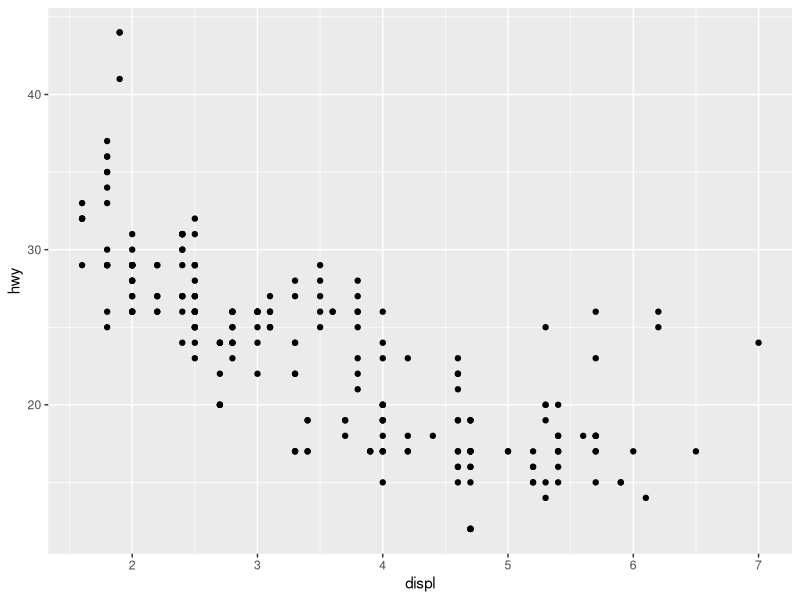
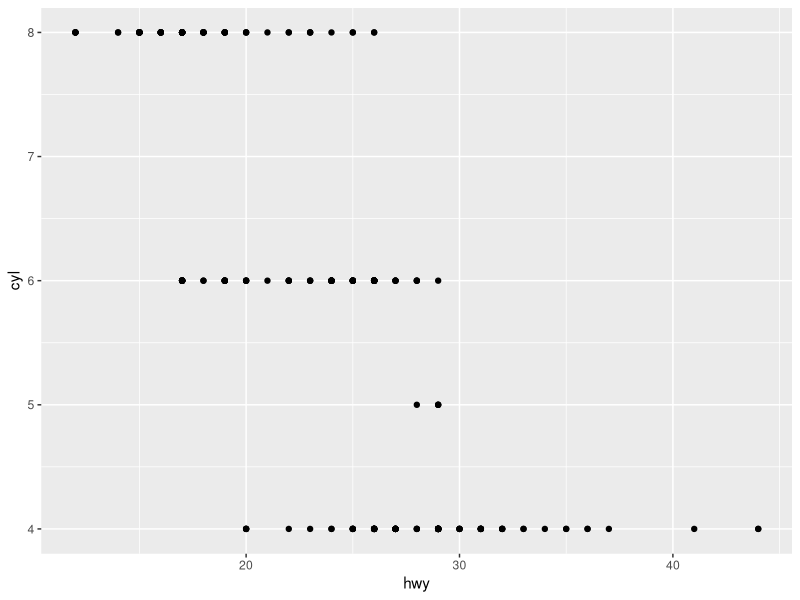
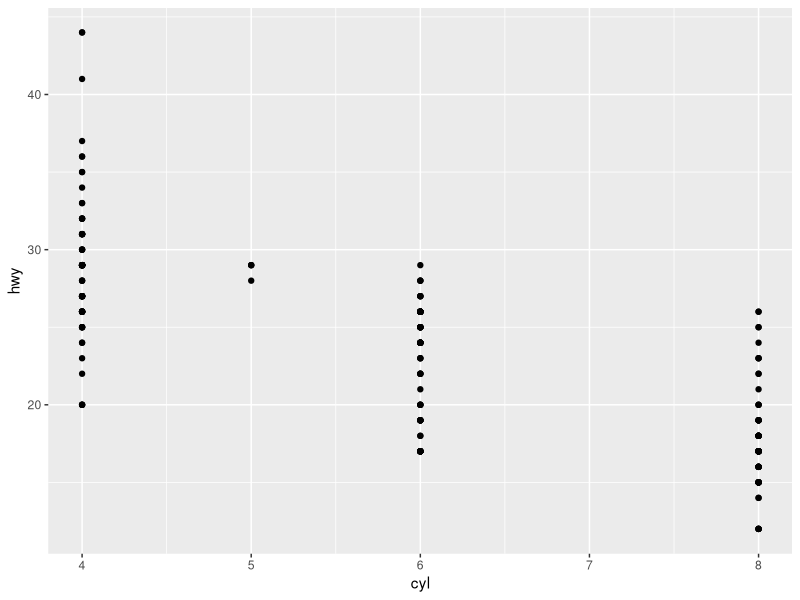
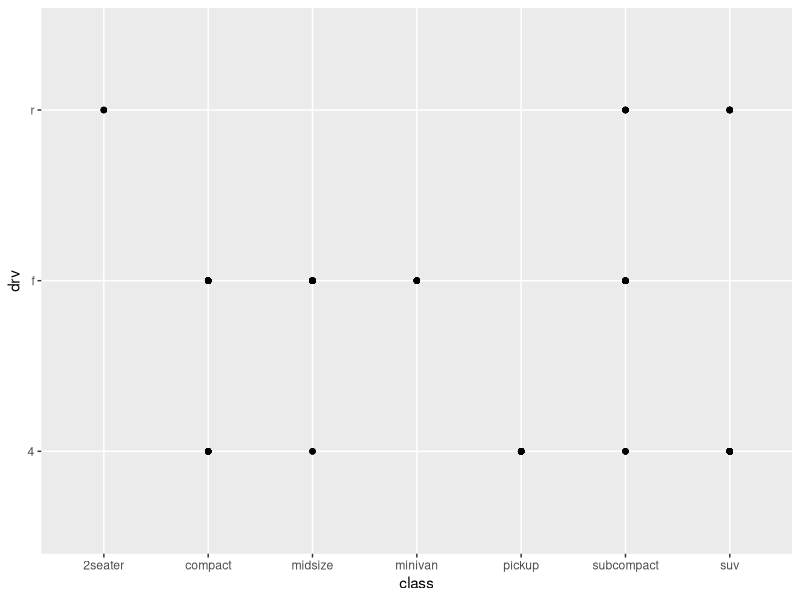
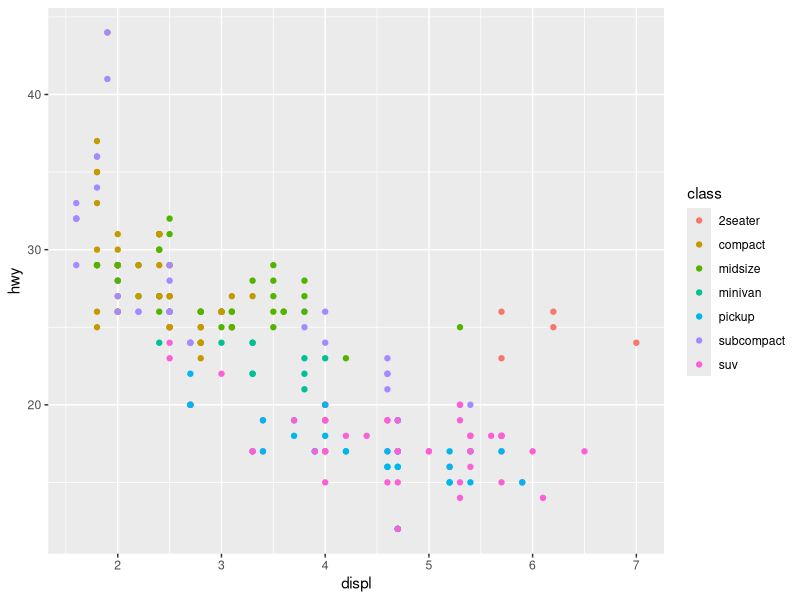
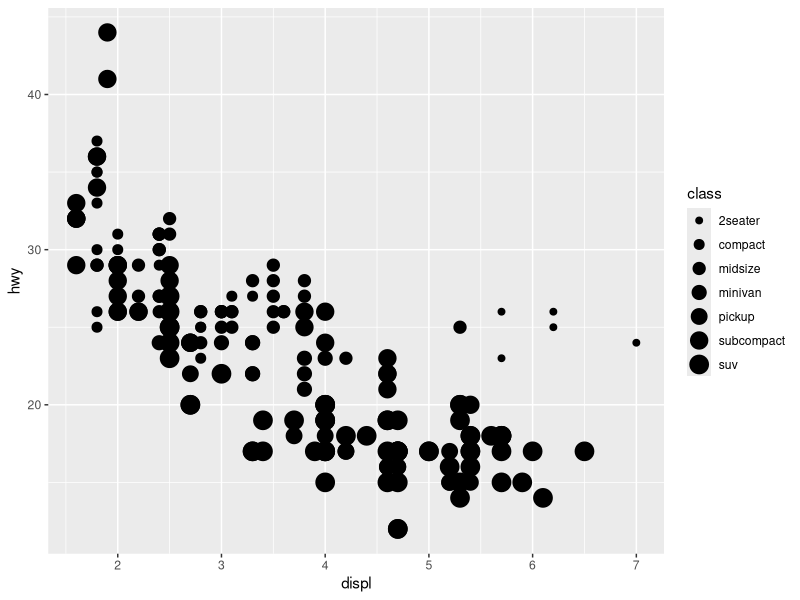
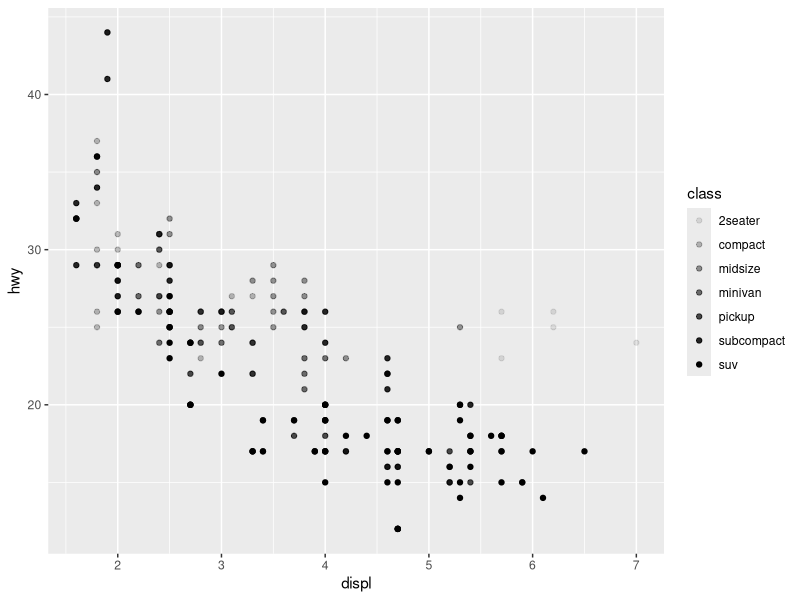
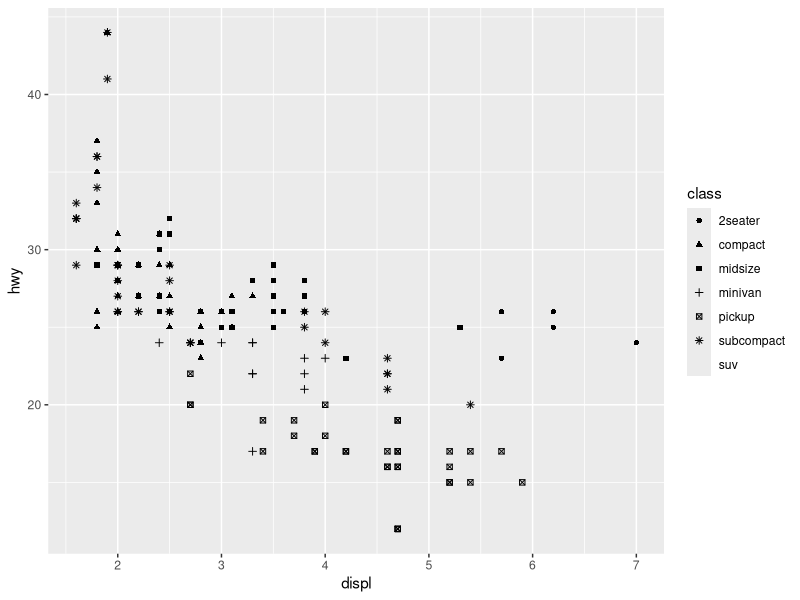

The R script that drew these images, in order:
## ---- chunk 1
library(tidyverse)
## ---- chunk 2
mpg
## ---- chunk 3
ggplot(data = mpg) +
  geom_point(mapping = aes(x = displ, y = hwy))
## ---- chunk 4
nrow(mtcars)
length(mtcars)
summary(mtcars)
## ---- chunk 5
?mpg
## ---- chunk 6
ggplot(data = mpg) + 
  geom_point(mapping = aes(x = hwy, y = cyl))
## ---- chunk 7
ggplot(data = mpg) + 
  geom_point(mapping = aes(x = cyl, y = hwy))
## ---- chunk 8
ggplot(data = mpg) +
  geom_point(mapping = aes(x = class, y = drv))
## ---- chunk 9
ggplot(data = mpg) + 
  geom_point(mapping = aes(x = displ, y = hwy, color = class))
## ---- chunk 10
ggplot(data = mpg) +
  geom_point(mapping = aes(x = displ, y = hwy, size = class))
## ---- chunk 11
ggplot(data = mpg) +
  geom_point(mapping = aes(x = displ, y = hwy, alpha = class))
## ---- chunk 12
ggplot(data = mpg) +
  geom_point(mapping = aes(x = displ, y = hwy, shape = class))
## ---- chunk 13
ggplot(data = mpg) +
  geom_point(mapping = aes(x = displ, y = hwy), color = "blue")
## ---- chunk 14
ggplot(data = mpg) +
  geom_point(mapping = aes(x = displ, y = hwy, color = displ))
## ---- chunk 15
ggplot(data = mpg) +
  geom_point(mapping = aes(x = displ, y = hwy, color = class)) 
## ---- chunk 16
ggplot(data = mpg) +
  geom_point(mapping = aes(x = displ, y = hwy)) +
  facet_wrap(~ class, nrow = 2)
## ---- chunk 17
ggplot(data = mpg) + 
  geom_point(mapping = aes(x = displ, y = hwy)) +
  facet_grid(drv ~ cyl)
## ---- chunk 18
ggplot(data = mpg) + 
  geom_point(mapping = aes(x = displ, y = hwy)) +
  facet_wrap(~ cty)
## ---- chunk 19
ggplot(data = mpg) + 
  geom_point(mapping = aes(x = displ, y = hwy)) +
  facet_wrap(~ drv)
## ---- chunk 20
ggplot(data = mpg) + 
  geom_point(mapping = aes(x = displ, y = hwy)) +
  facet_grid(. ~ drv)
## ---- chunk 21
ggplot(data = mpg) + 
  geom_point(mapping = aes(x = displ, y = hwy)) +
  facet_grid(drv ~ .)
## ---- chunk 22
ggplot(data = mpg) +
  geom_point(mapping = aes(x = displ, y = hwy)) +
  facet_grid(. ~ cyl)
## ---- chunk 23
ggplot(data = mpg) +
  geom_smooth(mapping = aes(x = displ, y = hwy))
## ---- chunk 24
ggplot(data = mpg) + 
  geom_smooth(mapping = aes(x = displ, y = hwy, linetype = drv))
## ---- chunk 25
ggplot(data = mpg) + 
  geom_smooth(mapping = aes(x = displ, y = hwy, group = drv))
## ---- chunk 26
ggplot(data = mpg) +
  geom_smooth(mapping = aes(x = displ, y = hwy, linetype = drv)) +
  geom_point(mapping = aes(x = displ, y = hwy, color = drv))
## ---- chunk 27
ggplot(data = mpg, mapping = aes(x = displ, y = hwy)) +
  geom_smooth() +
  geom_point(mapping = aes(color = class))
## ---- chunk 28
ggplot(data = mpg, mapping = aes(x = displ, y = hwy)) +
  geom_point(mapping = aes(color = class)) +
  geom_smooth(
    data = filter(mpg, class == "subcompact"),
    se = FALSE
  )
## ---- chunk 29
ggplot(data = mpg, mapping = aes(x = displ, y = hwy, color = drv)) +
  geom_point() +
  geom_smooth(se = FALSE)
## ---- chunk 30
diamonds
## ---- chunk 31
summary(diamonds)
## ---- chunk 32
ggplot(data = diamonds) +
  geom_bar(mapping = aes(x = cut))
## ---- chunk 33
ggplot(data = diamonds) +
  stat_count(mapping = aes(x = cut))
## ---- chunk 34
demo <- tribble(
  ~a,        ~b,
  "bar1",    20,
  "bar2",    30,
  "bar3",    40
)

ggplot(data = demo) +
  geom_bar(mapping = aes(x = a, y = b), stat = "identity")
## ---- chunk 35
ggplot(data = demo) +
  geom_col(mapping = aes(x = a, y = b))
## ---- chunk 36
ggplot(data = diamonds) + 
  geom_bar(mapping = aes(x = cut, y = ..prop.., group = 1))
## ---- chunk 37
ggplot(data = diamonds) +
  stat_summary(
    mapping = aes(x = cut, y = depth),
    fun.ymin = min,
    fun.ymax = max,
    fun.y = median
  )
## ---- chunk 38
ggplot(data = diamonds) +
  geom_bar(mapping = aes(x = cut, color = cut))
## ---- chunk 39
ggplot(data = diamonds) +
  geom_bar(mapping = aes(x = cut, fill = cut))
## ---- chunk 40
ggplot(data = diamonds) +
  geom_bar(mapping = aes(x = cut, fill = clarity))
## ---- chunk 41
ggplot(data = diamonds, mapping = aes(x = cut, fill = clarity)) +
  geom_bar(alpha = 1/5, position = "identity")
## ---- chunk 42
ggplot(data = diamonds, mapping = aes(x = cut, color = clarity)) +
  geom_bar(fill = NA, position = "identity")
## ---- chunk 43
ggplot(data = diamonds) +
  geom_bar(mapping = aes(x = cut, fill = clarity), position = "fill")
## ---- chunk 44
ggplot(data = diamonds) +
  geom_bar(mapping = aes(x = cut, fill = clarity), position = "dodge")
## ---- chunk 45
ggplot(data = mpg) + 
  geom_point(mapping = aes(x = displ, y = hwy), position="jitter")
## ---- chunk 46
ggplot(data = mpg) +
  geom_jitter(mapping = aes(x = displ, y = hwy))
## ---- chunk 47
ggplot(data = mpg) +
  geom_count(mapping = aes(x = displ, y = hwy))
## ---- chunk 48
ggplot(data = mpg) +
  geom_boxplot(mapping = aes(x = class, y = hwy))
## ---- chunk 49
ggplot(data = mpg, mapping = aes(x = class, y = hwy)) +
  geom_boxplot() +
  coord_flip()
## ---- chunk 50
bar = ggplot(data = diamonds) +
  geom_bar(
    mapping = aes(x = cut, fill = cut),
    show.legend = FALSE,
    width = 1
  ) +
  theme(aspect.ratio = 1) +
  labs(x = NULL, y = NULL)
bar + coord_flip()
## ---- chunk 51
bar + coord_polar()
## ---- chunk 52
ggplot(data = diamonds) +
  geom_bar(mapping = aes(x = cut, fill = clarity)) + 
  coord_polar()
## ---- chunk 53
ggplot(data = diamonds) +
  geom_bar(mapping = aes(x = cut, fill = clarity), position = "fill") + 
  coord_polar()
## ---- chunk 54
ggplot(data = mpg, mapping = aes(x = cty, y = hwy)) +
  geom_point() + 
  geom_abline() + 
  coord_fixed()
